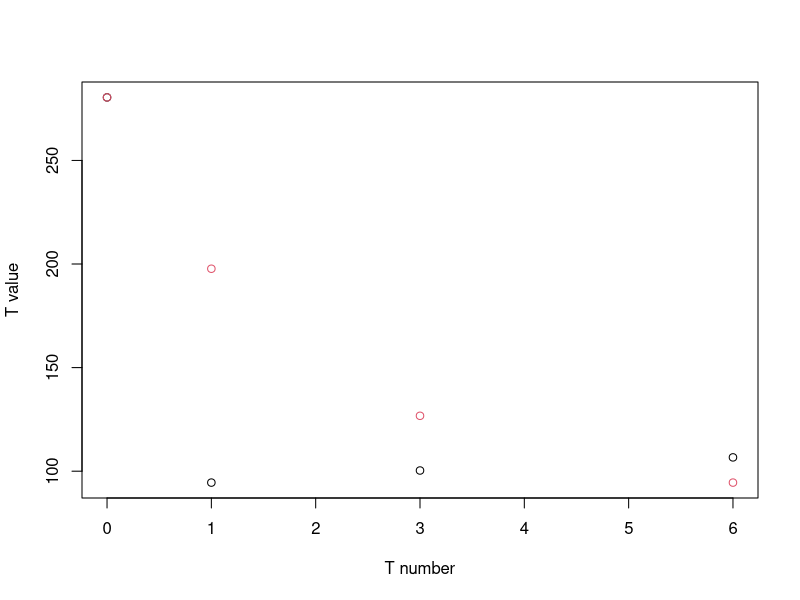

The R source for this figure: (Note: this script raises an error after producing the figure.)
setwd('C:/Users/sadov/source/repos/statistics/06 Functional Data Models')
library(lme4)


## Question 1
data<-read.table(file="depression.txt", sep="\t", dec=".", header=TRUE)
head(data)
tail(data)
attach(data)
Y<-cbind(T0, T1, T3, T6)
X<-as.integer(treatment=="treated")
data$treatment<-X
model<-lm(Y~X)
# a)
newdata1<-data.frame(X=1)
BP_treated<-predict(model, newdata=newdata1)
newdata2<-data.frame(X=0)
BP_control<-predict(model, newdata=newdata2)
plot(c(0, 1, 3, 6), BP_treated, xlab = "T number", ylab = "T value")
par(new=TRUE)
plot(c(0, 1, 3, 6), BP_control, col=2, ann=FALSE, axes=FALSE)
# b)
L<-t(t((1/4)*rep(1,4)))
YL<-Y%*%L
head(Y)
head(YL)
model<-lm(YL~X)
summary(modeL)
model.H0<-lm(YL~1)
anova(model.H0, model)
# c)
t<-c(0,1,3,6)
T<-cbind(rep(1,4),t)
Y.star<-Y%*%T%*%solve(t(T)%*%T)
model<-lm(Y.star~X-1)
summary(model)
Theta<-coef(model)
Theta
# d)
model.H0<-lm(Y.star~-1)
anova(model.H0, model)
# e)
xf<-cbind(282,186,0,0)
BP<-T%*%t(Theta)%*%xf
BP
X<-model.matrix(model)
E<-Y-X%*%Theta%*%t(T)
Sigma<-t(E)%*%E/model$df
PT<-T%*%solve(t(T)%*%T)%*%t(T)
cov.error<-Sigma+(as.numeric(t(xf)%*%solve(t(X)%*%X)%*%xf)*PT%*%Sigma%*%PT)
lower.bound<-BP-qnorm(0.9)*diag(cov.error)^0.5
upper.bound<-BP+qnorm(0.9)*diag(cov.error)^0.5
lower.bound
upper.bound

## Question 2
rm(list = ls())
data<-read.table(file="RatWeight.txt", sep="\t", dec=".", header=TRUE)
